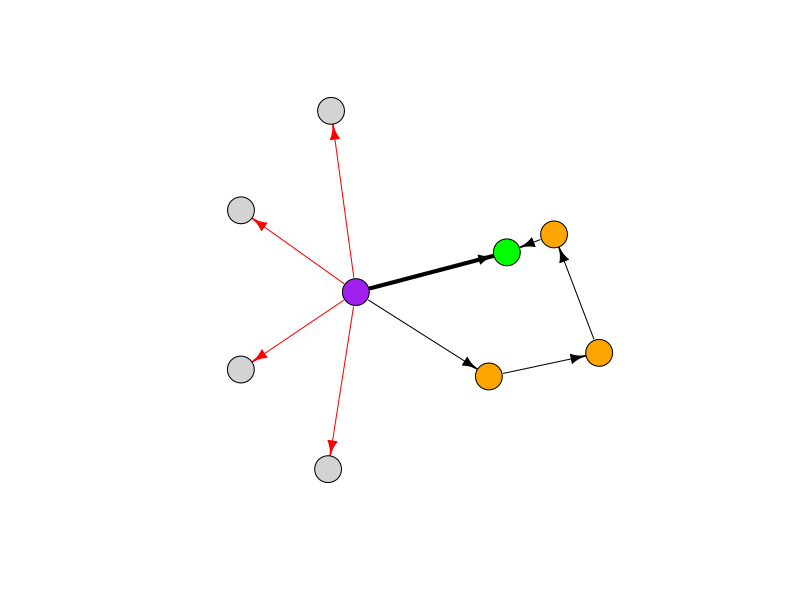

Generate this figure with R:
library(igraph)

set.seed(15)

el = as.matrix(data.frame(
  from=c("initial","initial", "t1","t2","t3", rep("initial",4)), 
  to=c("desired", "t1", "t2", "t3", "desired","o1","o2","o3","o4")))

g = graph_from_edgelist(el)
E(g)$weight =c(4,rep(1,4),rep(0.999,4))

l = layout_nicely(g)
l[2,1] = 1

pdf(file='g_illustration.pdf',width=5,height=5)
plot(g,
     edge.width=E(g)$weight, layout=l,
     vertex.label=NA,
     edge.arrow.size=0.75,
     edge.color=ifelse(E(g)$weight==4,'black',ifelse(E(g)$weight==1,'black','red')),
     vertex.color=ifelse(V(g)$name=='initial','purple',
                         ifelse(V(g)$name=='desired','green',
                                ifelse(grepl("^t",V(g)$name),'orange','lightgray'))),
     edge.color='black')
dev.off()